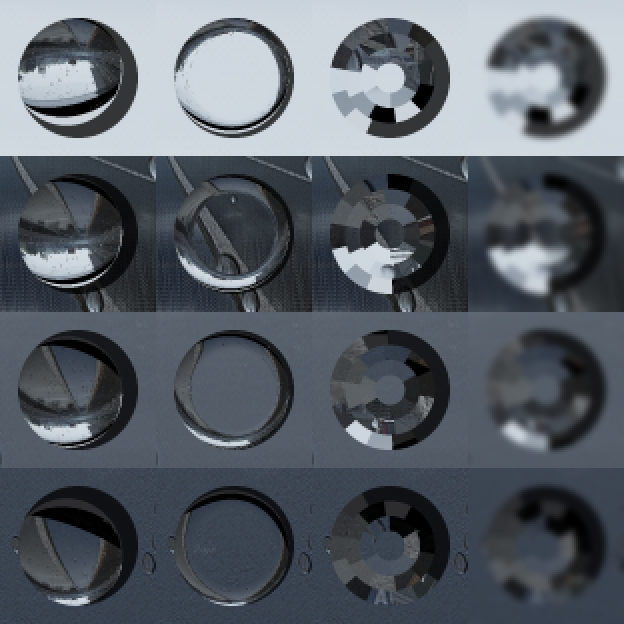

Python code for this plot:
"""Offline check of the drop lens look (docs/RAINFX_V2_CORE.md section 54, user rev41 review item 5).

Ray-traces one sessile drop (spherical cap, contact angle theta, n = 1.333) on a visor plane in front
of the eye, looking at a far scene given as an image (vertical FOV 56 deg, like the game camera):
  eye ray -> flat contact face (refract in) -> cap (refract out, TIR -> dark interior) -> scene.
Variants (columns, --modes):
  A smooth cap, footprint-filtered (16 samples / px)          = physical reference
  B rev36-rev41 side-view band (rimSharp 3: only the outer third of the radius is tilted) = the
    'flat aluminium' interior of the rev41 review
  C low-poly cap: polar facets (rings x sectors, seeded twist), one normal per facet
  D like C, then a disc blur (defocus) of 2.5 px
  E rev43 shader rule: physical cap, ONE image, off-frame directions compressed into the frame
  F rev43 low-poly: seeded hexagon outline, 3 flat rings, same one-image rule
Rows: drop placed at several screen heights (sky / horizon / ground behind it).

usage: python rainfx2_facet_lens_compare.py scene.png out.png [--r 34]
"""
import argparse
import math
import numpy as np
from PIL import Image, ImageFilter

ap = argparse.ArgumentParser()
ap.add_argument('scene')
ap.add_argument('out')
ap.add_argument('--r', type=float, default=34.0, help='drop radius on screen, px')
ap.add_argument('--theta', type=float, default=55.0)
ap.add_argument('--modes', default='ABEF', help='A smooth physical, B rev41 band, C/D rev42 polar facets, E rev43 one-image, F rev43 low-poly')
ap.add_argument('--rings', type=int, default=4)
ap.add_argument('--sectors', type=int, default=8)
a = ap.parse_args()

scene = np.asarray(Image.open(a.scene).convert('RGB'), np.float32) / 255.0
H, W = scene.shape[:2]
fy = (H / 2) / math.tan(math.radians(28.0))          # px per unit tangent
n_w = 1.333
th = math.radians(a.theta)


def look(d, compress=False):
    """Scene colour for unit directions d (..., 3), camera looks +z, y up.
    compress: rev43 shader rule -- off-frame directions squeezed continuously into the frame."""
    z = np.maximum(d[..., 2], 1e-3)
    px = W / 2 + d[..., 0] / z * fy
    py = H / 2 - d[..., 1] / z * fy
    if compress:
        ux, uy = px / W - 0.5, py / H - 0.5
        ux = np.where(d[..., 2] < 0.05, np.sign(ux) * 4, ux)
        uy = np.where(d[..., 2] < 0.05, np.sign(uy) * 4, uy)
        k = lambda u: u / np.sqrt(np.sqrt(1 + (np.abs(u) / 0.49) ** 4))
        px, py = (k(ux) + 0.5) * W, (k(uy) + 0.5) * H
    out = (d[..., 2] < 0.05) | (px < 0) | (px >= W) | (py < 0) | (py >= H)
    xi = np.clip(px, 0, W - 1).astype(int)
    yi = np.clip(py, 0, H - 1).astype(int)
    c = scene[yi, xi]
    # off screen: simple environment, sky above, dim ground below
    env = np.where(d[..., 1:2] > 0, np.array([0.80, 0.83, 0.86]), np.array([0.18, 0.18, 0.19]))
    return np.where(out[..., None], env, c)


def refract(i, n, eta):
    ci = -np.sum(i * n, -1, keepdims=True)
    k = 1 - eta * eta * (1 - ci * ci)
    t = eta * i + (eta * ci - np.sqrt(np.maximum(k, 0))) * n
    return t, k[..., 0]


def drop_tile(cx, cy, mode, R, seed=3):
    S = 4
    size = int(R * 2.6)
    yy, xx = np.mgrid[0:size * S, 0:size * S].astype(np.float32)
    lx = (xx + 0.5) / S - size / 2                      # px from the drop centre
    ly = (yy + 0.5) / S - size / 2
    rr = np.sqrt(lx * lx + ly * ly) / R                 # radial fraction
    inside = rr < 1
    # eye ray through this pixel
    sx, sy = cx + lx, cy + ly
    v = np.stack([(sx - W / 2) / fy, -(sy - H / 2) / fy, np.ones_like(sx)], -1)
    v /= np.linalg.norm(v, axis=-1, keepdims=True)
    base = look(v)
    # cap geometry: sphere radius Rc = R / sin(theta); slope from the radial fraction
    rq, phi = rr.copy(), np.arctan2(-ly, lx)            # phi: screen angle, y up
    if mode == 'F':                                     # rev43 polygon + flat rings
        rng = np.random.default_rng(seed)
        ns = 6
        rot = rng.uniform(0, 2 * math.pi)
        stp = 2 * math.pi / ns
        sec = np.floor((phi - rot) / stp)
        m = rot + (sec + 0.5) * stp
        sA = math.sqrt(ns * math.tan(stp / 2) / math.pi) * (1 + 0.14 * (rng.uniform(size=ns + 2)[(sec % ns).astype(int)] - 0.5))
        dp = np.maximum(lx * np.cos(m) + (-ly) * np.sin(m), 0) * sA / R
        inside = dp < 1
        rings = 3
        ring = np.minimum(np.floor(dp * rings), rings - 1)
        rq = ring / rings                               # each flat band at its inner slope
        phi = m
    if mode in ('C', 'D'):
        rng = np.random.default_rng(seed)
        twist = rng.uniform(0, 2 * math.pi)
        ring = np.minimum(np.floor(rr * a.rings), a.rings - 1)
        rq = (ring + 0.5) / a.rings
        nsec = np.maximum(1, np.round(a.sectors * (ring + 0.5) / a.rings * 2)).astype(np.float32)
        nsec = np.where(ring == 0, 1.0, nsec)
        step = 2 * math.pi / nsec
        phi = (np.floor((phi - twist * ring) / step) + 0.5) * step + twist * ring
        rq = np.where(ring == 0, 0.0, rq)
    if mode == 'B':
        rq = np.clip((rq - (1 - 1 / 3.0)) * 3.0, 0, 1)
    s = np.clip(rq * math.sin(th), 0, 0.9999)
    tilt = np.arcsin(s)                                  # cap surface angle at this radius
    # outward normal: visor normal (+z) tilted away from the centre
    N = np.stack([np.sin(tilt) * np.cos(phi), np.sin(tilt) * np.sin(phi), np.cos(tilt)], -1)
    vw, _ = refract(v, np.array([0, 0, -1.0]), 1 / n_w)  # into the water through the flat face
    vo, k = refract(vw, -N, n_w)                          # out through the cap
    col = look(vo, compress=(mode in ('E', 'F')))
    tir = (k < 0)[..., None]
    col = np.where(tir, (col * 0.35) if mode in ('E', 'F') else base * 0.25, col)
    col = np.where(inside[..., None], col, base)
    img = col.reshape(size, S, size, S, 3).mean((1, 3))
    im = Image.fromarray((np.clip(img, 0, 1) * 255).astype(np.uint8))
    if mode == 'D':
        im = im.filter(ImageFilter.GaussianBlur(1.6))
    return im


rows = [0.30, 0.45, 0.55, 0.70]
R = a.r
tile = int(R * 2.6)
canvas = Image.new('RGB', (tile * len(a.modes), tile * len(rows)), (0, 0, 0))
for j, fyr in enumerate(rows):
    cx, cy = W * 0.35, H * fyr
    for i, m in enumerate(a.modes):
        canvas.paste(drop_tile(cx, cy, m, R), (i * tile, j * tile))
canvas = canvas.resize((canvas.width * 2, canvas.height * 2), Image.NEAREST)
canvas.save(a.out)
print('saved', a.out)
